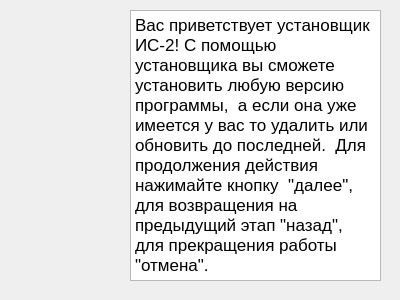
<?xml version="1.0" encoding="UTF-8"?>
<ui version="4.0">
 <class>greeting</class>
 <widget class="QWidget" name="greeting">
  <property name="geometry">
   <rect>
    <x>0</x>
    <y>0</y>
    <width>400</width>
    <height>300</height>
   </rect>
  </property>
  <property name="windowTitle">
   <string>Form</string>
  </property>
  <widget class="QTextEdit" name="info_text">
   <property name="geometry">
    <rect>
     <x>130</x>
     <y>10</y>
     <width>251</width>
     <height>271</height>
    </rect>
   </property>
   <property name="readOnly">
    <bool>true</bool>
   </property>
   <property name="html">
    <string>&lt;!DOCTYPE HTML PUBLIC &quot;-//W3C//DTD HTML 4.0//EN&quot; &quot;http://www.w3.org/TR/REC-html40/strict.dtd&quot;&gt;
&lt;html&gt;&lt;head&gt;&lt;meta name=&quot;qrichtext&quot; content=&quot;1&quot; /&gt;&lt;style type=&quot;text/css&quot;&gt;
p, li { white-space: pre-wrap; }
&lt;/style&gt;&lt;/head&gt;&lt;body style=&quot; font-family:'.AppleSystemUIFont'; font-size:13pt; font-weight:400; font-style:normal;&quot;&gt;
&lt;p style=&quot; margin-top:0px; margin-bottom:0px; margin-left:0px; margin-right:0px; -qt-block-indent:0; text-indent:0px;&quot;&gt;Вас приветствует установщик ИС-2! С помощью установщика вы сможете установить любую версию программы,  а если она уже имеется у вас то удалить или обновить до последней.  Для продолжения действия нажимайте кнопку  &amp;quot;далее&amp;quot;,  для возвращения на предыдущий этап &amp;quot;назад&amp;quot;,  для прекращения работы &amp;quot;отмена&amp;quot;.&lt;/p&gt;&lt;/body&gt;&lt;/html&gt;</string>
   </property>
  </widget>
 </widget>
 <resources/>
 <connections/>
</ui>
